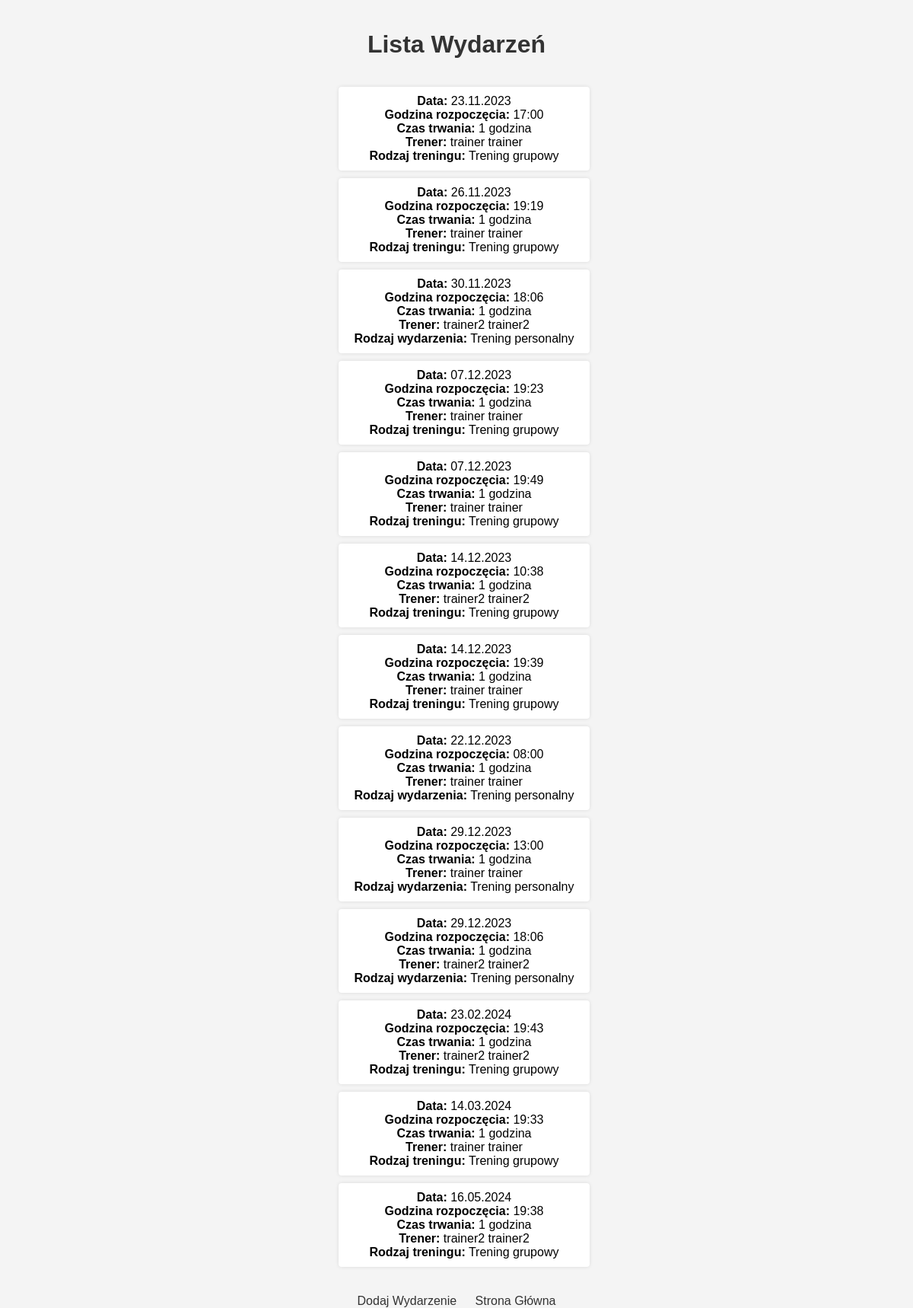
/events/list/, run on the app's committed database.
### silownia_app/models.py (models this page shows, shortened)
class Event(models.Model):
    date = models.DateTimeField()
    trainer = models.ForeignKey(Client, on_delete=models.SET_NULL, null=True, blank=True, related_name='trainer_events')
    EVENT_TYPE_CHOICES = [
        ('group', 'Trening grupowy'),
        ('personal', 'Trening personalny'),
    ]
    event_type = models.CharField(max_length=20, choices=EVENT_TYPE_CHOICES)
    max_clients = models.PositiveIntegerField(default=1)
    clients_list = models.ManyToManyField('Client', blank=True, related_name='client_events')

class Client(AbstractBaseUser):
    login = models.CharField(_('login'), max_length=100, unique=True)
    first_name = models.CharField(_('imię'), max_length=100)
    last_name = models.CharField(_('nazwisko'), max_length=100)
    date_of_birth = models.DateField(_('data urodzenia'), null=True, blank=True)
    is_active = models.BooleanField(default=True)
    is_admin = models.BooleanField(default=False)
    is_employee = models.BooleanField(default=False)
    is_trainer = models.BooleanField(default=False)
    objects = ClientManager()
    USERNAME_FIELD = 'login'
    REQUIRED_FIELDS = []

### silownia_app/views.py (the view)
# urls.py: path('events/list/', list_events, name='list_events'),
def list_events(request):
    events = Event.objects.all().order_by('date')  # Sort events by date
    context = {'events': events}
    return render(request, 'events/list.html', context)

### silownia_app/templates/events/list.html (shortened to what this page needs)
{% load static %}
{% load custom_filters %}
<!DOCTYPE html>
<html>
<head>
    <link rel="stylesheet" type="text/css" href="{% static 'css_files/list2.css' %}">
</head>
<body>
    <h1>Lista Wydarzeń</h1>
    <main>
        <ul>
            {% for event in events %}
                <li>
                    <strong>Data:</strong> {{ event.date|date:"d.m.Y" }}<br>
                    <strong>Godzina rozpoczęcia:</strong> {{ event.date|time:"H:i" }}<br>
                    <strong>Czas trwania:</strong> 1 godzina<br>
                    <strong>Trener:</strong> {{ event.trainer.first_name }} {{ event.trainer.last_name }}<br>
                    {% if event.event_type == 'group' %}
                        <strong>Rodzaj treningu:</strong> Trening grupowy<br>
                    {% else %}
                        <strong>Rodzaj wydarzenia:</strong> {{ event.get_event_type_display }}<br>
                    {% endif %}
                </li>
            {% endfor %}
        </ul>
    </main>
    <nav>
        <a href="{% url 'add_event' %}">Dodaj Wydarzenie</a>
        <a href="{% url 'index' %}">Strona Główna</a>
    </nav>
</body>
</html>

### silownia_app/static/css_files/list2.css (style rules this page uses)
body { font-family: Arial, sans-serif; background-color: #f4f4f4; margin: 0; padding: 0; display: flex; flex-direction: column; align-items: center; min-height: 100vh; }
h1 { color: #333; margin-top: 40px; }
ul { list-style-type: none; padding: 0; }
li { background-color: white; margin-top: 10px; padding: 10px; border-radius: 4px; box-shadow: 0 0 5px rgba(0, 0, 0, 0.1); max-width: 400px; width: 100%; text-align: center; }
a { display: inline-block; margin-top: 20px; text-decoration: none; color: #333; }
nav { margin-top: 20px; text-align: center; }
nav a { display: inline-block; margin: 0 10px; text-decoration: none; color: #333; }

### data on the page
Event: date "23.11.2023", date "17:00", trainer.first_name "trainer", trainer.last_name "trainer", shows "Rodzaj treningu:", event_type "Trening grupowy"
Event: date "26.11.2023", date "19:19", trainer.first_name "trainer", trainer.last_name "trainer", shows "Rodzaj treningu:", event_type "Trening grupowy"
Event: date "30.11.2023", date "18:06", trainer.first_name "trainer2", trainer.last_name "trainer2", event_type "Trening personalny"
Event: date "07.12.2023", date "19:23", trainer.first_name "trainer", trainer.last_name "trainer", shows "Rodzaj treningu:", event_type "Trening grupowy"
Event: date "07.12.2023", date "19:49", trainer.first_name "trainer", trainer.last_name "trainer", shows "Rodzaj treningu:", event_type "Trening grupowy"
Event: date "14.12.2023", date "10:38", trainer.first_name "trainer2", trainer.last_name "trainer2", shows "Rodzaj treningu:", event_type "Trening grupowy"
Event: date "14.12.2023", date "19:39", trainer.first_name "trainer", trainer.last_name "trainer", shows "Rodzaj treningu:", event_type "Trening grupowy"
Event: date "22.12.2023", date "08:00", trainer.first_name "trainer", trainer.last_name "trainer", event_type "Trening personalny"
Event: date "29.12.2023", date "13:00", trainer.first_name "trainer", trainer.last_name "trainer", event_type "Trening personalny"
Event: date "29.12.2023", date "18:06", trainer.first_name "trainer2", trainer.last_name "trainer2", event_type "Trening personalny"
Event: date "23.02.2024", date "19:43", trainer.first_name "trainer2", trainer.last_name "trainer2", shows "Rodzaj treningu:", event_type "Trening grupowy"
Event: date "14.03.2024", date "19:33", trainer.first_name "trainer", trainer.last_name "trainer", shows "Rodzaj treningu:", event_type "Trening grupowy"
Event: date "16.05.2024", date "19:38", trainer.first_name "trainer2", trainer.last_name "trainer2", shows "Rodzaj treningu:", event_type "Trening grupowy"
